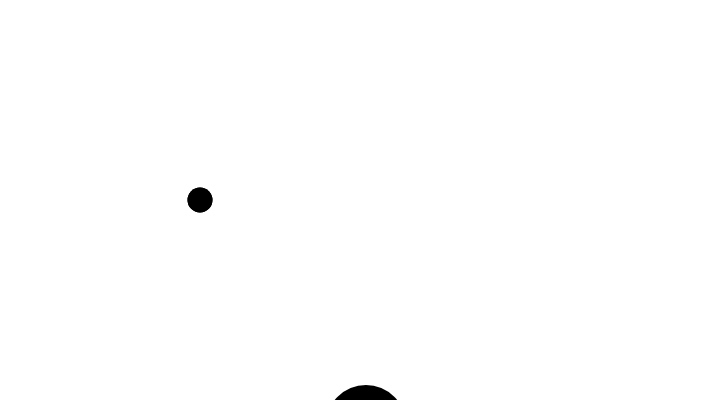
Frame 1 (no input)
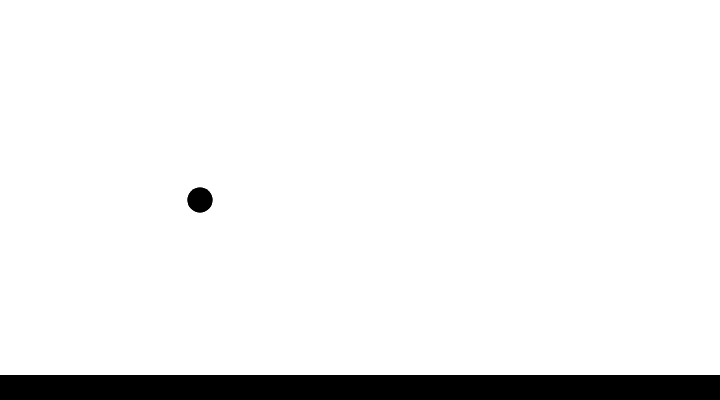
Frame 60 (no input)
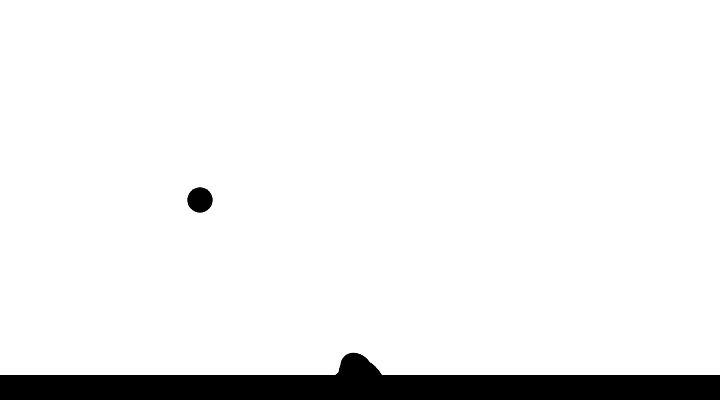
Frame 120 (the mouse pressed at the canvas centre since frame 60)

The p5.js sketch that drew these frames (run headless with seeded random() and noise() and a simulated clock; from frame 60 on, the mouse is pressed at the canvas centre):

// p5.js sketch
// ── sketch.js
var beginX = 360.0; // Initial x-coordinate
var beginY = 350.0; // Initial y-coordinate
var endX = 600.0; // Final x-coordinate
var endY = 100.0; // Final y-coordinate
var distX; // X-axis distance to move
var distY; // Y-axis distance to move
var exponent = 4; // Determines the curve
var x = 0.0; // Current x-coordinate
var y = 0.0; // Current y-coordinate
var step = 0.005; // Size of each step along the path
var pct = 0.5 // Percentage traveled (0.0 to 1.0)
var startPct = pct;
var posX = [];
var posY = [];
var sclX = [];
//var sclY = [];
var minX = 1;
var minY = 1;
var mulX = 1;
var mulY = 1;
var count = 0;
//var tree;
var branches = 1;
var totalBranches = 10;
var trunkHeight = 0;
var totalTrunkHeight = 240;
var trunkX = [];
var trunkY = [];
var offset = 15;
var cX = 200;
var cY = 200;
var tX = 200;
var tY = 200;
var tC;
var cW = 25;
var cH = 25;
var moveSpeed = 2.5;
var inch = 2.5;
var stretch = inch*(1/8);

function setup() {
	createCanvas(720, 400);
	background(255);
	noStroke();
	distX = endX - beginX;
	distY = endY - beginY;
	totalBranches = random(3, 6);
	//tree = new Tree();
	minX = random([1, -1]);
}

function draw() {
 	//tree.drawTree();
 	clear();
 	rect(0, 375, 720, 50);
 	if (trunkHeight < totalTrunkHeight) {
			x = 360;
			y = 425 - (1 * trunkHeight);
			//x *= mulX;
			//y *= mulY;
			trunkX.push(x + 35 *(noise(trunkHeight*0.1) - 0.5));
			trunkY.push(y);
			trunkHeight +=0.5;
		}

 	if (pct < 1.0 && trunkHeight >= totalTrunkHeight) {
			x = beginX + pow(pct, exponent) * distX * minX - minX * offset;
			y = beginY + pct * distY * minY;
			//x *= mulX;
			//y *= mulY;
			pct += step;
			posX.push(x);
			posY.push(y + 50 *(noise(count*0.1) - 0.5));
			sclX.push(50*(1.2 - pct));
			//sclY.push(60/(5*pct));
			count ++;
	}
	if(pct >= 1.0 && branches < totalBranches){
		pct = startPct;
		minX *= -1;
		beginY += 40 + 50 * (noise(count*0.1) - 0.5);
		//beginY = posY[Math.floor(Math.rand())];
		branches++;
	}

	fill(0,0,0);

	for(var i = 0; i < posX.length; i++)
	{
		ellipse(posX[i], posY[i], sclX[i], 0.85*sclX[i]);
	}

	for(var i = 0; i < trunkX.length; i++)
	{
		var dim = 80 - 55*(i/trunkX.length);
		ellipse(trunkX[i], trunkY[i], dim, dim);
	}

	if (keyIsDown(UP_ARROW) && cY - cH/2 > 0) {
		cY -= moveSpeed;
	} else if (keyIsDown(DOWN_ARROW) && cY + cH/2 < height - 25 ) {
		cY += moveSpeed;

	}
	if (keyIsDown(LEFT_ARROW) && cX - cW/2 > 0) {
		cX -= moveSpeed;
	} else if (keyIsDown(RIGHT_ARROW) && cX + cW/2 < width) {
		cX += moveSpeed;
	}

	if(tX - cX > cH*(1/2))
	{
		tX -= inch;
	}
	else if (cX - tX > cH*(1/2))
	{
		tX += inch;
	}
	if(tY - cY > cH*(1/2))
	{
		tY -= inch;
	}
	else if (cY - tY > cH*(1/2))
	{
		tY += inch;
	}

	if(tX - cX > cH*(1/4))
	{
		tX -= stretch;
	}
	else if (cX - tX > cH*(1/4))
	{
		tX += stretch;
	}
	if(tY - cY > cH*(1/4))
	{
		tY -= stretch;
	}
	else if (cY - tY > cH*(1/4))
	{
		tY += stretch;
	}

	ellipse(cX,cY,cW,cH);
	ellipse(tX, tY, cW, cH);

}


/*function mousePressed() {
  pct = 0.0;
  if (mouseIsPressed) {
  	background(255);
  	for (var i = 0; i < 200; i += 20) {
    	bezier(mouseX-(i/2.0), 40+i, 410, 20, 440, 300, 240-(i/16.0), 300+(i/8.0));
  	}
  	
    //var colorArray = [(255,0,0),(0,255,0),(0,0,255)];
    //fill(random(colorArray));
    //stroke();
    clear();
	stroke(0);
	fill(0);
   	bezier(12,21,12,21,12,21,12,21);
   	bezier(320 + 150, 175, 320 + 150, 175 + 400/2, 320 - 75, 175, 320, 175 + 400/2);
	//ellipse(320, 175, 300, 400);
	stroke(0);
	fill(0);
	var eyeX = random(35, 95);
	var eyeY = random(35, 95);
	ellipse(320 - 65, 175, eyeX, eyeY);
	ellipse(320 + 65, 175, eyeX, eyeY);
	stroke(0);
   	line(320 - 150, 175, 320 - 150, 175 + 150);
   	line(320, 175 + 150, 320 + 75, 175 + 300);
	stroke(222);
	fill(222);
   	bezier(320 - 150, 175, 320 - 150, 175 + 150, 320 + 75, 175 + 400, 320, 175 + 150);
   	bezier(320 + 150, 175, 320 + 150, 175 + 150, 320 - 75, 175 + 400, 320, 175 + 150);
	ellipse(320, 175, 300, 300);
	stroke(0);
	fill(0);
	ellipse(320 - 65, 175, 75, 75);
	ellipse(320 + 65, 175, 75, 75);
  } else {
  	//fill(0);
  }
  
}*/
// ── tree.js
function Tree()
{
	this.beginX = 360.0; // Initial x-coordinate
	this.beginY = 350.0; // Initial y-coordinate
	this.endX = 600.0; // Final x-coordinate
	this.endY = 100.0; // Final y-coordinate
	this.distX; // X-axis distance to move
	this.distY; // Y-axis distance to move
	this.exponent = 4; // Determines the curve
	this.x = 0.0; // Current x-coordinate
	this.y = 0.0; // Current y-coordinate
	this.step = 0.01; // Size of each step along the path
	this.pct = 0.5 // Percentage traveled (0.0 to 1.0)
	this.startPct = pct;
	this.posX = [];
	this.posY = [];
	this.sclX = [];
	this.sclY = [];
	this.minX = 1;
	this.minY = 1;
	//this.mulX = 1;
	//var mulY = 1;
	this.brushSize = 40;
	this.fillR = 0;
	this.fillG = 0;
	this.fillB = 0;

	this.setParameters = function(beginX, beginY, endX, endY, distX, distY, exponent, step, pct, minX, minY, brushSize, fillR, fillG, fillB)
	{
		this.beginX = beginX; // Initial x-coordinate
		this.beginY = beginY; // Initial y-coordinate
		this.endX = endX; // Final x-coordinate
		this.endY = endY; // Final y-coordinate
		this.distX = endX - beginX;
		this.distY = endY - beginY;
		this.exponent = exponent; // Determines the curve
		this.step = step; // Size of each step along the path
		this.pct = pct // Percentage traveled (0.0 to 1.0)
		this.minX = minX;
		this.minY = minY;
		//this.mulX = mulX;
		//this.mulY = mulY;
		this.brushSize = brushSize;
		this.fillR = fillR;
		this.fillG = fillG;
		this.fillB = fillB;
	}

	this.drawTree = function()
	{
		if (this.pct < 1.0) {
			this.x = this.beginX + pow(this.pct, this.exponent) * this.distX * this.minX;
			this.y = this.beginY + this.pct * this.distY * this.minY;
			//this.x *= this.mulX;
			//this.y *= this.mulY;
			this.pct += this.step;
			this.posX.push(this.x);
			this.posY.push(this.y);
			this.sclX.push(this.brushSize/(2*this.pct));
			this.sclY.push(this.brushSize/(2*this.pct));
		}
		if(this.pct >= 1.0){
			this.pct = this.startPct;
			this.minX *= -1;
			if(this.minX == 1)
			{
				this.beginY += 50;
				//beginY = posY[Math.floor(Math.rand())];
			}
		}

		fill(this.fillR, this.fillG, this.fillB);

		for(var i = 0; i < this.posX.length; i++)
		{
			ellipse(this.posX[i], this.posY[i], this.sclX[i], this.sclY[i]);
		}
	}
}
